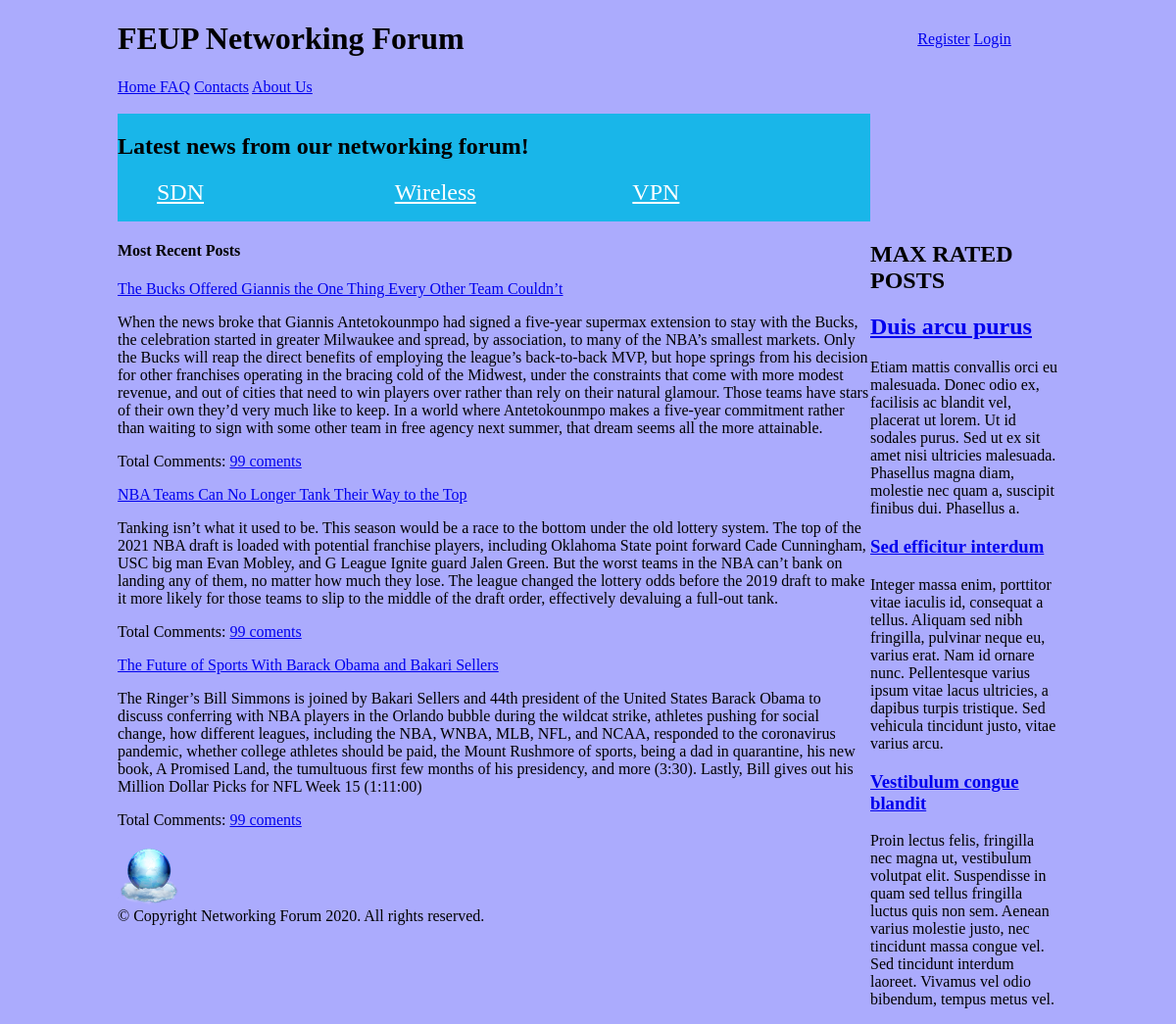
/php/initialpage.php, run on an earlier commit of the app's database.
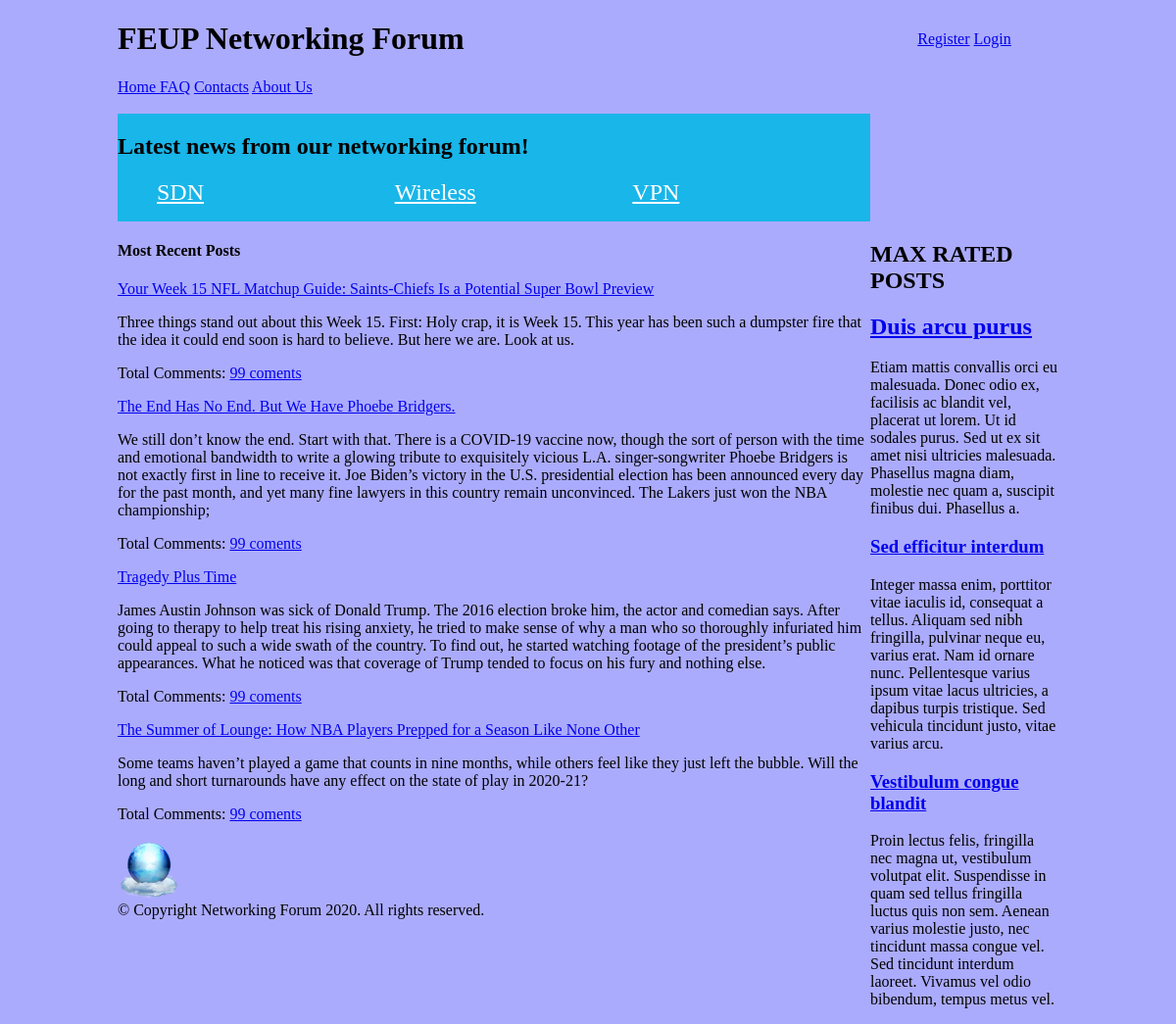
And on a later commit of the database.
### tables this page shows
CREATE TABLE forumpost (
    postid integer PRIMARY KEY AUTOINCREMENT,
    posttitle text NOT NULL,
    content text CHECK(LENGTH(content)>= 0 AND LENGTH(content)<20000),
    username text REFERENCES user, 
    topic text REFERENCES topic, 
    postrate integer CHECK(postrate>=0 AND postrate <=5),
    forumpostcollection_id integer REFERENCES collection
    );

### php/initialpage.php (called while the page is built, shortened)
<?php
  require_once("../database/init.php");
  require_once("../database/posts.php");
  include_once("../templates/homepage_section/header_pagina_inicial_tpl.php");
  include_once("../templates/homepage_section/topics_tpl.php");
  $stories = getAllPosts();
  include_once("../templates/homepage_section/max_rated_tpl.php");
  include_once("../templates/homepage_section/most_recent_posts_tpl.php");
  include_once("../templates/static_sections/footer_tpl.php");
?>

### database/posts.php (called while the page is built, shortened)
<?php
function getAllPosts()
{
  global $dbh;
  $stmt = $dbh->prepare('SELECT * FROM forumpost');
  $stmt->execute();
  return $stmt->fetchAll();
}

### templates/homepage_section/most_recent_posts_tpl.php (the view)
<section id="posts">
  <article>
  <aside id="related">
   <h1> Most Recent Posts</h1>
   <?php foreach ($stories as $story) { ?>
   <article>
    <a href="../php/post.php?postid=<?php echo $story['postid'] ?>"><?php echo $story['posttitle'] ?></a>
    <p><?php echo $story['content'] ?></p>
    <p>Total Comments: <a href="../php/post.php?postitle=<?php echo $story['posttitle'] ?>&postid=<?php echo $story['postid']?>"> <?php print_r("99 coments") ?></a>
   </article>
  </aside>
<?php  } ?>

### templates/homepage_section/header_pagina_inicial_tpl.php (shortened to what this page needs)
<!DOCTYPE html>
<html lang="en">
<head>
    <link href="../css/initialpage.css" rel="stylesheet">
</head>
<body>
    <header>
        <h1> FEUP Networking Forum </h1>
        <div id="signup">
            <a href="register.php">Register</a>
            <?php if (!isset($_SESSION["username"])) { ?>
            <a href="login.php">Login</a>
            <?php } ?>
        </div>
        <div id="otherpages">
            <a href="initialpage.php"> Home </a>
            <a href="../php/FAQ.php">FAQ</a>
            <a href="../php/contacts.php">Contacts</a>
            <a href="../php/aboutUs.html">About Us</a> <br> <br>
        </div>
</head>
<body>

### templates/homepage_section/topics_tpl.php
<nav id="topics">
            <h2> Latest news from our networking forum!  </h2>
        <ul>
            <li><a href="../php/list_by_topic.php?topic=SDN">SDN</a></li>
            <li><a href="../php/list_by_topic.php?topic=Wireless">Wireless</a></li>
            <li><a href="../php/list_by_topic.php?topic=VPN">VPN</a></li>
        </ul>
</nav>

### templates/homepage_section/max_rated_tpl.php
<aside id="related">
        <h1> MAX RATED POSTS</h1>
        <article>
          <h2><a href="#">Duis arcu purus</a></h1>
          <p>Etiam mattis convallis orci eu malesuada. Donec odio ex, facilisis ac blandit vel, placerat ut lorem. Ut id sodales purus. Sed ut ex sit amet nisi ultricies malesuada. Phasellus magna diam, molestie nec quam a, suscipit finibus dui. Phasellus a.</p>
        </article>
        <article>
          <h1><a href="#">Sed efficitur interdum</a></h1>
          <p>Integer massa enim, porttitor vitae iaculis id, consequat a tellus. Aliquam sed nibh fringilla, pulvinar neque eu, varius erat. Nam id ornare nunc. Pellentesque varius ipsum vitae lacus ultricies, a dapibus turpis tristique. Sed vehicula tincidunt justo, vitae varius arcu.</p>
        </article>
        <article>
          <h1><a href="#">Vestibulum congue blandit</a></h1>
          <p>Proin lectus felis, fringilla nec magna ut, vestibulum volutpat elit. Suspendisse in quam sed tellus fringilla luctus quis non sem. Aenean varius molestie justo, nec tincidunt massa congue vel. Sed tincidunt interdum laoreet. Vivamus vel odio bibendum, tempus metus vel.</p>
        </article>
</aside>

### templates/static_sections/footer_tpl.php
<footer>
    <div class="container" id="footer-bottom">
    <img id="footer-logo" src="../images/Heaven-Networking-icon.png" style="vertical-align:middle;">
    <div id="copyright">
        © Copyright Networking Forum 2020. All rights reserved.
    </div>
    </div>
</footer>
</body>
</html>

### css/initialpage.css (style rules this page uses)
body { background-color: #ababfd; margin: 0 auto; width: 60em; display: grid; grid-template-columns: [start] 4fr [middle] 1fr [end]; grid-template-rows: [start] auto [topics] auto [posts] 1fr [footer] auto [end]; }
body > header h1 { font-family: garamond; }
body > header { grid-column: start / end; }
#topics { background-color: #19B6E9; grid-column: start; }
aside { grid-column: middle; grid-row: topics/end; }
#posts { grid-column: start; }
body > header { display: grid; grid-template-columns: [start] 4fr [middle] 1fr [end]; grid-template-rows: auto auto; }
body > header h1 { grid-column: 1; grid-row: 1; }
body > header #signup { grid-column: 2; grid-row: 1; justify-self: center; align-self: center; }
#topics ul { display: flex; flex-direction: row; }
#topics li { display: block; flex: 1; color: white; }
#topics li a { color: white; font-family: Georgia, 'Times New Roman', Times, serif; font-size: x-large; }
footer { bottom:100; width:100%; height:60px; }

What changed in the data, as far as the page shows it:
changed forumpost: posttitle "The Bucks Offered Giannis the One Thing Every Other Team Couldn’t" → "Your Week 15 NFL Matchup Guide: Saints-Chiefs Is a Potential Super Bowl Preview"; content "When the news broke that Giannis Antetokounmpo had signed a five-year supermax extension to stay with the Bucks, the celebration started in greater Milwaukee and spread, by association, to many of the NBA’s smallest markets. Only the Bucks will reap the direct benefits of employing the league’s back-to-back MVP, but hope springs from his decision for other franchises operating in the bracing cold of the Midwest, under the constraints that come with more modest revenue, and out of cities that need to win players over rather than rely on their natural glamour. Those teams have stars of their own they’d very much like to keep. In a world where Antetokounmpo makes a five-year commitment rather…" → "Three things stand out about this Week 15. First: Holy crap, it is Week 15. This year has been such a dumpster fire that the idea it could end soon is hard to believe. But here we are. Look at us."
changed forumpost: posttitle "NBA Teams Can No Longer Tank Their Way to the Top" → "The End Has No End. But We Have Phoebe Bridgers."; content "Tanking isn’t what it used to be. This season would be a race to the bottom under the old lottery system. The top of the 2021 NBA draft is loaded with potential franchise players, including Oklahoma State point forward Cade Cunningham, USC big man Evan Mobley, and G League Ignite guard Jalen Green. But the worst teams in the NBA can’t bank on landing any of them, no matter how much they lose. The league changed the lottery odds before the 2019 draft to make it more likely for those teams to slip to the middle of the draft order, effectively devaluing a full-out tank." → "We still don’t know the end. Start with that. There is a COVID-19 vaccine now, though the sort of person with the time and emotional bandwidth to write a glowing tribute to exquisitely vicious L.A. singer-songwriter Phoebe Bridgers is not exactly first in line to receive it. Joe Biden’s victory in the U.S. presidential election has been announced every day for the past month, and yet many fine lawyers in this country remain unconvinced. The Lakers just won the NBA championship;"
changed forumpost: posttitle "The Future of Sports With Barack Obama and Bakari Sellers" → "Tragedy Plus Time"; content "The Ringer’s Bill Simmons is joined by Bakari Sellers and 44th president of the United States Barack Obama to discuss conferring with NBA players in the Orlando bubble during the wildcat strike, athletes pushing for social change, how different leagues, including the NBA, WNBA, MLB, NFL, and NCAA, responded to the coronavirus pandemic, whether college athletes should be paid, the Mount Rushmore of sports, being a dad in quarantine, his new book, A Promised Land, the tumultuous first few months of his presidency, and more (3:30). Lastly, Bill gives out his Million Dollar Picks for NFL Week 15 (1:11:00)" → "James Austin Johnson was sick of Donald Trump. The 2016 election broke him, the actor and comedian says. After going to therapy to help treat his rising anxiety, he tried to make sense of why a man who so thoroughly infuriated him could appeal to such a wide swath of the country. To find out, he started watching footage of the president’s public appearances. What he noticed was that coverage of Trump tended to focus on his fury and nothing else."
added forumpost: posttitle "The Summer of Lounge: How NBA Players Prepped for a Season Like None Other", content "Some teams haven’t played a game that counts in nine months, while others feel like they just left the bubble. Will the long and short turnarounds have any effect on the state of play in 2020-21?", value "99 coments"
